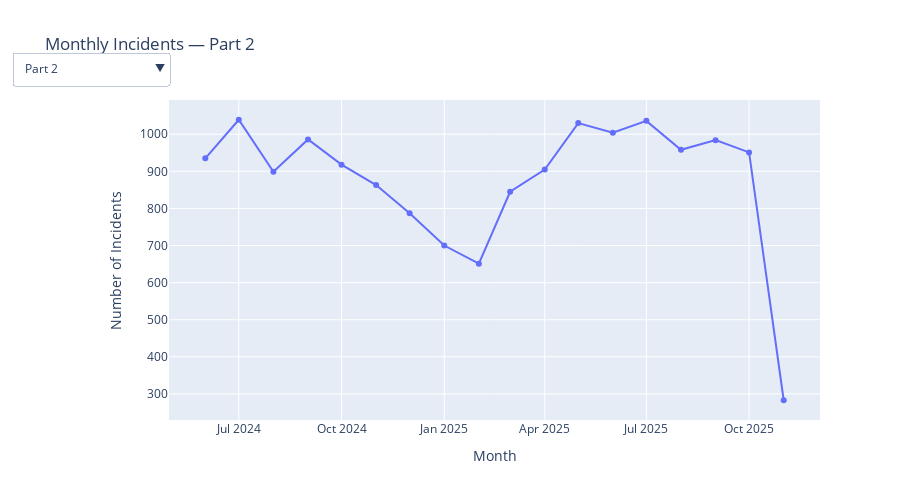

Notebook code for this chart:
### Markdown cell above
> **Stakeholder takeaway:**  
> Even with block-level jittering, the interactive map reveals **spatial clusters** of incidents near major corridors, commercial areas, and dense residential zones.  
> This type of visualization is ideal for exploratory analysis or live presentations to neighborhood stakeholders, allowing them to zoom into specific areas of concern.

### Code cell
# Interactive monthly trend by STARS category (dropdown)
if PLOTLY_OK and {"STARS_Category", "month"}.issubset(df.columns):
  top_cats = df["STARS_Category"].dropna(
  ).value_counts().head(8).index.tolist()
  data_by_cat = (
      df[df["STARS_Category"].isin(top_cats)]
      .groupby(["STARS_Category", "month"], observed=True)
      .size()
      .reset_index(name="incidents")
      .sort_values(["STARS_Category", "month"])
  )

  if top_cats:
    base_cat = top_cats[0]
    base_data = data_by_cat[data_by_cat["STARS_Category"] == base_cat]

    fig_trend = go.Figure()
    fig_trend.add_trace(go.Scatter(
        x=base_data["month"],
        y=base_data["incidents"],
        mode="lines+markers",
        name=base_cat
    ))

    buttons = []
    for cat in top_cats:
      dat = data_by_cat[data_by_cat["STARS_Category"] == cat]
      buttons.append(dict(
          method="update",
          label=cat,
          args=[
              {"x": [dat["month"]], "y": [dat["incidents"]]},
              {"title": f"Monthly Incidents — {cat}"}
          ]
      ))

    fig_trend.update_layout(
        title=f"Monthly Incidents — {base_cat}",
        updatemenus=[dict(
            type="dropdown",
            x=0.0, y=1.15,
            showactive=True,
            buttons=buttons
        )],
        xaxis_title="Month",
        yaxis_title="Number of Incidents",
        height=500
    )
    fig_trend.show()
else:
  print("Plotly unavailable or insufficient columns for category trend.")

### Figure 1 — Plotly figure (JSON) as saved in the notebook; plotly's stock layout.template omitted (floating-point values rounded to 4 significant figures)
{"data": [{"mode": "lines+markers", "name": "Part 2", "type": "scatter", "x": ["2024-06", "2024-07", "2024-08", "2024-09", "2024-10", "2024-11", "2024-12", "2025-01", "2025-02", "2025-03", "2025-04", "2025-05", "2025-06", "2025-07", "2025-08", "2025-09", "2025-10", "2025-11"], "y": [935, 1039, 899, 986, 918, 863, 787, 700, 651, 845, 905, 1030, 1004, 1036, 958, 984, 951, 283]}], "layout": {"height": 500, "title": {"text": "Monthly Incidents — Part 2"}, "updatemenus": [{"buttons": [{"args": [{"x": [["2024-06", "2024-07", "2024-08", "2024-09", "2024-10", "2024-11", "2024-12", "2025-01", "2025-02", "2025-03", "2025-04", "2025-05", "2025-06", "2025-07", "2025-08", "2025-09", "2025-10", "2025-11"]], "y": [[935, 1039, 899, 986, 918, 863, 787, 700, 651, 845, 905, 1030, 1004, 1036, 958, 984, 951, 283]]}, {"title": "Monthly Incidents — Part 2"}], "label": "Part 2", "method": "update"}, {"args": [{"x": [["2024-06", "2024-07", "2024-08", "2024-09", "2024-10", "2024-11", "2024-12", "2025-01", "2025-02", "2025-03", "2025-04", "2025-05", "2025-06", "2025-07", "2025-08", "2025-09", "2025-10", "2025-11"]], "y": [[416, 436, 391, 407, 446, 406, 410, 420, 381, 360, 415, 442, 430, 455, 460, 442, 468, 128]]}, {"title": "Monthly Incidents — Personal/Other Theft"}], "label": "Personal/Other Theft", "method": "update"}, {"args": [{"x": [["2024-06", "2024-07", "2024-08", "2024-09", "2024-10", "2024-11", "2024-12", "2025-01", "2025-02", "2025-03", "2025-04", "2025-05", "2025-06", "2025-07", "2025-08", "2025-09", "2025-10", "2025-11"]], "y": [[266, 326, 309, 283, 298, 306, 286, 184, 182, 190, 257, 329, 325, 277, 252, 365, 354, 84]]}, {"title": "Monthly Incidents — Theft from Auto"}], "label": "Theft from Auto", "method": "update"}, {"args": [{"x": [["2024-06", "2024-07", "2024-08", "2024-09", "2024-10", "2024-11", "2024-12", "2025-01", "2025-02", "2025-03", "2025-04", "2025-05", "2025-06", "2025-07", "2025-08", "2025-09", "2025-10", "2025-11"]], "y": [[209, 328, 300, 272, 330, 321, 186, 202, 156, 218, 165, 226, 233, 253, 147, 232, 190, 55]]}, {"title": "Monthly Incidents — Auto Theft"}], "label": "Auto Theft", "method": "update"}, {"args": [{"x": [["2024-06", "2024-07", "2024-08", "2024-09", "2024-10", "2024-11", "2024-12", "2025-01", "2025-02", "2025-03", "2025-04", "2025-05", "2025-06", "2025-07", "2025-08", "2025-09", "2025-10", "2025-11"]], "y": [[142, 170, 163, 188, 155, 141, 151, 139, 165, 151, 152, 176, 181, 161, 152, 148, 161, 48]]}, {"title": "Monthly Incidents — Burglary/BE"}], "label": "Burglary/BE", "method": "update"}, {"args": [{"x": [["2024-06", "2024-07", "2024-08", "2024-09", "2024-10", "2024-11", "2024-12", "2025-01", "2025-02", "2025-03", "2025-04", "2025-05", "2025-06", "2025-07", "2025-08", "2025-09", "2025-10", "2025-11"]], "y": [[88, 83, 76, 74, 80, 71, 65, 31, 47, 55, 66, 58, 94, 77, 80, 78, 76, 26]]}, {"title": "Monthly Incidents — Agg Assault"}], "label": "Agg Assault", "method": "update"}, {"args": [{"x": [["2024-06", "2024-07", "2024-08", "2024-09", "2024-10", "2024-11", "2024-12", "2025-01", "2025-02", "2025-03", "2025-04", "2025-05", "2025-06", "2025-07", "2025-08", "2025-09", "2025-10", "2025-11"]], "y": [[48, 69, 71, 70, 88, 86, 75, 51, 43, 63, 58, 62, 65, 69, 56, 67, 60, 18]]}, {"title": "Monthly Incidents — Robbery"}], "label": "Robbery", "method": "update"}, {"args": [{"x": [["2024-06", "2024-07", "2024-08", "2024-09", "2024-10", "2024-11", "2024-12", "2025-01", "2025-02", "2025-03", "2025-04", "2025-05", "2025-06", "2025-07", "2025-08", "2025-09", "2025-10", "2025-11"]], "y": [[26, 23, 17, 22, 23, 23, 24, 18, 20, 22, 29, 26, 22, 34, 24, 22, 32, 12]]}, {"title": "Monthly Incidents — Strangulation"}], "label": "Strangulation", "method": "update"}], "showactive": true, "type": "dropdown", "x": 0, "y": 1.15}], "xaxis": {"title": {"text": "Month"}}, "yaxis": {"title": {"text": "Number of Incidents"}}}}
